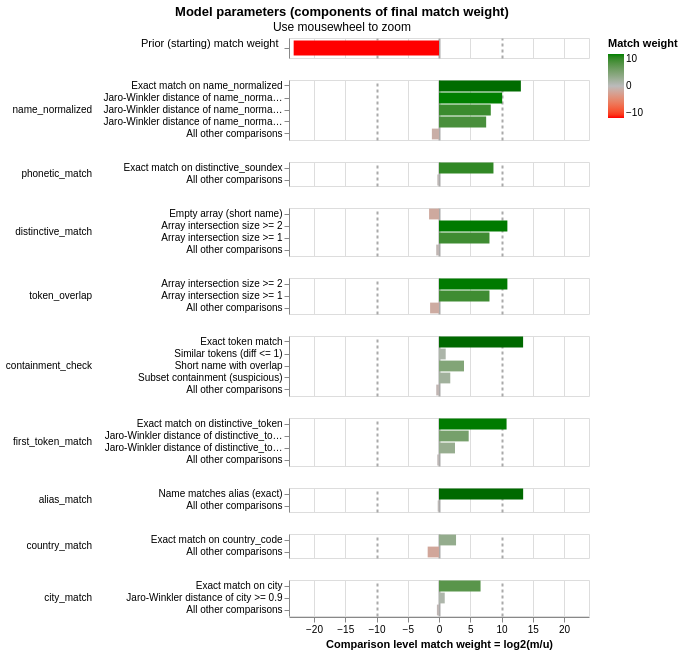

The notebook cell this image was saved under:
### Code cell
linker.visualisations.match_weights_chart()

### Figure 1 — Vega-Lite specification as saved in the notebook (floating-point values rounded to 4 significant figures)
{"config": {"view": {"continuousWidth": 300, "continuousHeight": 300, "discreteHeight": 60, "discreteWidth": 400}, "header": {"title": null}, "mark": {"tooltip": null}, "title": {"anchor": "middle"}}, "vconcat": [{"mark": {"type": "bar", "clip": true, "height": 15}, "encoding": {"color": {"field": "log2_bayes_factor", "scale": {"domain": [-10, 0, 10], "interpolate": "lab", "range": ["red", "#bbbbbb", "green"]}, "title": "Match weight", "type": "quantitative"}, "tooltip": [{"field": "comparison_name", "title": "Comparison name", "type": "nominal"}, {"field": "probability_two_random_records_match", "format": ".4f", "title": "Probability two random records match", "type": "nominal"}, {"field": "log2_bayes_factor", "format": ",.4f", "title": "Equivalent match weight", "type": "quantitative"}, {"field": "bayes_factor_description", "title": "Match weight description", "type": "nominal"}], "x": {"axis": {"domain": false, "gridColor": {"condition": {"test": "abs(datum.value / 10)  <= 1 & datum.value % 10 === 0", "value": "#aaa"}, "value": "#ddd"}, "gridDash": {"condition": {"test": "abs(datum.value / 10) == 1", "value": [3]}, "value": null}, "gridWidth": {"condition": {"test": "abs(datum.value / 10)  <= 1 & datum.value % 10 === 0", "value": 2}, "value": 1}, "labels": false, "ticks": false, "title": ""}, "field": "log2_bayes_factor", "scale": {"domain": [-24, 24]}, "type": "quantitative"}, "y": {"axis": {"title": "Prior (starting) match weight", "titleAlign": "right", "titleAngle": 0, "titleFontWeight": "normal"}, "field": "label_for_charts", "sort": {"field": "comparison_vector_value", "order": "descending"}, "type": "nominal"}}, "height": 20, "transform": [{"filter": "(datum.comparison_name == 'probability_two_random_records_match')"}]}, {"mark": {"type": "bar", "clip": true}, "encoding": {"color": {"field": "log2_bayes_factor", "scale": {"domain": [-10, 0, 10], "interpolate": "lab", "range": ["red", "#bbbbbb", "green"]}, "title": "Match weight", "type": "quantitative"}, "row": {"field": "comparison_name", "header": {"labelAlign": "left", "labelAnchor": "middle", "labelAngle": 0}, "sort": {"field": "comparison_sort_order"}, "type": "nominal"}, "tooltip": [{"field": "comparison_name", "title": "Comparison name", "type": "nominal"}, {"field": "label_for_charts", "title": "Label", "type": "ordinal"}, {"field": "sql_condition", "title": "SQL condition", "type": "nominal"}, {"field": "m_probability", "format": ".10~g", "title": "M probability", "type": "quantitative"}, {"field": "u_probability", "format": ".10~g", "title": "U probability", "type": "quantitative"}, {"field": "bayes_factor", "format": ",.6f", "title": "Bayes factor = m/u", "type": "quantitative"}, {"field": "log2_bayes_factor", "format": ".4~g", "title": "Match weight = log2(m/u)", "type": "quantitative"}, {"field": "bayes_factor_description", "title": "Match weight description", "type": "nominal"}, {"field": "m_probability_description", "title": "m probability description", "type": "nominal"}, {"field": "u_probability_description", "title": "u probability description", "type": "nominal"}], "x": {"axis": {"gridColor": {"condition": {"test": "abs(datum.value / 10)  <= 1 & datum.value % 10 === 0", "value": "#aaa"}, "value": "#ddd"}, "gridDash": {"condition": {"test": "abs(datum.value / 10) == 1", "value": [3]}, "value": null}, "gridWidth": {"condition": {"test": "abs(datum.value / 10)  <= 1 & datum.value % 10 === 0", "value": 2}, "value": 1}, "title": "Comparison level match weight = log2(m/u)"}, "field": "log2_bayes_factor", "scale": {"domain": [-24, 24]}, "type": "quantitative"}, "y": {"axis": {"title": null}, "field": "label_for_charts", "sort": {"field": "comparison_vector_value", "order": "descending"}, "type": "nominal"}}, "height": {"step": 12}, "resolve": {"axis": {"y": "independent"}, "scale": {"y": "independent"}}, "transform": [{"filter": "(datum.comparison_name != 'probability_two_random_records_match')"}]}], "data": {"name": "data-c93ca8c2e882c36e74a32b14f4276cd7"}, "params": [{"name": "mouse_zoom", "select": {"type": "interval", "encodings": ["x"]}, "bind": "scales", "views": []}], "resolve": {"axis": {"y": "independent"}, "scale": {"y": "independent"}}, "title": {"text": "Model parameters (components of final match weight)", "subtitle": "Use mousewheel to zoom"}, "$schema": "https://vega.github.io/schema/vega-lite/v5.9.3.json", "datasets": {"data-c93ca8c2e882c36e74a32b14f4276cd7": [{"comparison_name": "probability_two_random_records_match", "sql_condition": null, "label_for_charts": "", "m_probability": null, "u_probability": null, "m_probability_description": null, "u_probability_description": null, "has_tf_adjustments": false, "tf_adjustment_column": null, "tf_adjustment_weight": null, "is_null_level": false, "bayes_factor": 1e-07, "log2_bayes_factor": -23.25, "comparison_vector_value": 0, "max_comparison_vector_value": 0, "bayes_factor_description": "The probability that two random records drawn at random match is 0.000 or one in  10,000,000.0 records.This is equivalent to a starting match weight of -23.253.", "probability_two_random_records_match": 1e-07, "comparison_sort_order": -1}, {"comparison_name": "name_normalized", "sql_condition": "\"name_normalized_l\" = \"name_normalized_r\"", "label_for_charts": "Exact match on name_normalized", "m_probability": 0.0991, "u_probability": 1.13e-05, "m_probability_description": "Amongst matching record comparisons, 9.91% of records (i.e. one in 10.09) are in the exact match on name_normalized comparison level", "u_probability_description": "Amongst non-matching record comparisons, 0.00113% of records (i.e. one in 88,528) are in the exact match on name_normalized comparison level", "has_tf_adjustments": true, "tf_adjustment_column": "name_normalized", "tf_adjustment_weight": 1.0, "is_null_level": false, "bayes_factor": 8773.0, "log2_bayes_factor": 13.1, "comparison_vector_value": 4, "max_comparison_vector_value": 4, "bayes_factor_description": "If comparison level is `exact match on name_normalized` then comparison is 8,773 times more likely to be a match", "probability_two_random_records_match": 1e-07, "comparison_sort_order": 0}, {"comparison_name": "name_normalized", "sql_condition": "jaro_winkler_similarity(\"name_normalized_l\", \"name_normalized_r\") >= 0.95", "label_for_charts": "Jaro-Winkler distance of name_normalized >= 0.95", "m_probability": 0.002004, "u_probability": 1.815e-06, "m_probability_description": "Amongst matching record comparisons, 0.2004% of records (i.e. one in 499) are in the jaro-winkler distance of name_normalized >= 0.95 comparison level", "u_probability_description": "Amongst non-matching record comparisons, 0.0001815% of records (i.e. one in 550,840) are in the jaro-winkler distance of name_normalized >= 0.95 comparison level", "has_tf_adjustments": false, "tf_adjustment_column": null, "tf_adjustment_weight": 1.0, "is_null_level": false, "bayes_factor": 1104.0, "log2_bayes_factor": 10.11, "comparison_vector_value": 3, "max_comparison_vector_value": 4, "bayes_factor_description": "If comparison level is `jaro-winkler distance of name_normalized >= 0.95` then comparison is 1,104 times more likely to be a match", "probability_two_random_records_match": 1e-07, "comparison_sort_order": 0}, {"comparison_name": "name_normalized", "sql_condition": "jaro_winkler_similarity(\"name_normalized_l\", \"name_normalized_r\") >= 0.88", "label_for_charts": "Jaro-Winkler distance of name_normalized >= 0.88", "m_probability": 0.04828, "u_probability": 0.0001545, "m_probability_description": "Amongst matching record comparisons, 4.828% of records (i.e. one in 20.71) are in the jaro-winkler distance of name_normalized >= 0.88 comparison level", "u_probability_description": "Amongst non-matching record comparisons, 0.01545% of records (i.e. one in 6,472) are in the jaro-winkler distance of name_normalized >= 0.88 comparison level", "has_tf_adjustments": false, "tf_adjustment_column": null, "tf_adjustment_weight": 1.0, "is_null_level": false, "bayes_factor": 312.4, "log2_bayes_factor": 8.287, "comparison_vector_value": 2, "max_comparison_vector_value": 4, "bayes_factor_description": "If comparison level is `jaro-winkler distance of name_normalized >= 0.88` then comparison is 312 times more likely to be a match", "probability_two_random_records_match": 1e-07, "comparison_sort_order": 0}, {"comparison_name": "name_normalized", "sql_condition": "jaro_winkler_similarity(\"name_normalized_l\", \"name_normalized_r\") >= 0.8", "label_for_charts": "Jaro-Winkler distance of name_normalized >= 0.8", "m_probability": 0.2928, "u_probability": 0.001567, "m_probability_description": "Amongst matching record comparisons, 29.28% of records (i.e. one in 3.416) are in the jaro-winkler distance of name_normalized >= 0.8 comparison level", "u_probability_description": "Amongst non-matching record comparisons, 0.1567% of records (i.e. one in 638) are in the jaro-winkler distance of name_normalized >= 0.8 comparison level", "has_tf_adjustments": false, "tf_adjustment_column": null, "tf_adjustment_weight": 1.0, "is_null_level": false, "bayes_factor": 186.8, "log2_bayes_factor": 7.545, "comparison_vector_value": 1, "max_comparison_vector_value": 4, "bayes_factor_description": "If comparison level is `jaro-winkler distance of name_normalized >= 0.8` then comparison is 187 times more likely to be a match", "probability_two_random_records_match": 1e-07, "comparison_sort_order": 0}, {"comparison_name": "name_normalized", "sql_condition": "ELSE", "label_for_charts": "All other comparisons", "m_probability": 0.4527, "u_probability": 0.9983, "m_probability_description": "Amongst matching record comparisons, 45.27% of records (i.e. one in 2.209) are in the all other comparisons comparison level", "u_probability_description": "Amongst non-matching record comparisons, 99.83% of records (i.e. one in 1.002) are in the all other comparisons comparison level", "has_tf_adjustments": false, "tf_adjustment_column": null, "tf_adjustment_weight": 1.0, "is_null_level": false, "bayes_factor": 0.4535, "log2_bayes_factor": -1.141, "comparison_vector_value": 0, "max_comparison_vector_value": 4, "bayes_factor_description": "If comparison level is `all other comparisons` then comparison is 2.205 times less likely to be a match", "probability_two_random_records_match": 1e-07, "comparison_sort_order": 0}, {"comparison_name": "phonetic_match", "sql_condition": "\"distinctive_soundex_l\" = \"distinctive_soundex_r\"", "label_for_charts": "Exact match on distinctive_soundex", "m_probability": 0.4196, "u_probability": 0.000999, "m_probability_description": "Amongst matching record comparisons, 41.96% of records (i.e. one in 2.383) are in the exact match on distinctive_soundex comparison level", "u_probability_description": "Amongst non-matching record comparisons, 0.0999% of records (i.e. one in 1,001) are in the exact match on distinctive_soundex comparison level", "has_tf_adjustments": false, "tf_adjustment_column": null, "tf_adjustment_weight": 1.0, "is_null_level": false, "bayes_factor": 420.0, "log2_bayes_factor": 8.714, "comparison_vector_value": 1, "max_comparison_vector_value": 1, "bayes_factor_description": "If comparison level is `exact match on distinctive_soundex` then comparison is 420 times more likely to be a match", "probability_two_random_records_match": 1e-07, "comparison_sort_order": 1}, {"comparison_name": "phonetic_match", "sql_condition": "ELSE", "label_for_charts": "All other comparisons", "m_probability": 0.8297, "u_probability": 0.999, "m_probability_description": "Amongst matching record comparisons, 82.97% of records (i.e. one in 1.205) are in the all other comparisons comparison level", "u_probability_description": "Amongst non-matching record comparisons, 99.9% of records (i.e. one in 1.001) are in the all other comparisons comparison level", "has_tf_adjustments": false, "tf_adjustment_column": null, "tf_adjustment_weight": 1.0, "is_null_level": false, "bayes_factor": 0.8306, "log2_bayes_factor": -0.2678, "comparison_vector_value": 0, "max_comparison_vector_value": 1, "bayes_factor_description": "If comparison level is `all other comparisons` then comparison is 1.204 times less likely to be a match", "probability_two_random_records_match": 1e-07, "comparison_sort_order": 1}, {"comparison_name": "distinctive_match", "sql_condition": "array_length(distinctive_tokens_l, 1) = 0 OR array_length(distinctive_tokens_r, 1) = 0", "label_for_charts": "Empty array (short name)", "m_probability": 0.0002136, "u_probability": 0.0006414, "m_probability_description": "Amongst matching record comparisons, 0.02136% of records (i.e. one in 4,682) are in the empty array (short name) comparison level", "u_probability_description": "Amongst non-matching record comparisons, 0.06414% of records (i.e. one in 1,559) are in the empty array (short name) comparison level", "has_tf_adjustments": false, "tf_adjustment_column": null, "tf_adjustment_weight": 1.0, "is_null_level": false, "bayes_factor": 0.333, "log2_bayes_factor": -1.587, "comparison_vector_value": 3, "max_comparison_vector_value": 3, "bayes_factor_description": "If comparison level is `empty array (short name)` then comparison is 3.003 times less likely to be a match", "probability_two_random_records_match": 1e-07, "comparison_sort_order": 2}, {"comparison_name": "distinctive_match", "sql_condition": "array_length(list_intersect(\"distinctive_tokens_l\", \"distinctive_tokens_r\")) >= 2", "label_for_charts": "Array intersection size >= 2", "m_probability": 0.09426, "u_probability": 4.798e-05, "m_probability_description": "Amongst matching record comparisons, 9.426% of records (i.e. one in 10.61) are in the array intersection size >= 2 comparison level", "u_probability_description": "Amongst non-matching record comparisons, 0.004798% of records (i.e. one in 20,843) are in the array intersection size >= 2 comparison level", "has_tf_adjustments": false, "tf_adjustment_column": null, "tf_adjustment_weight": 1.0, "is_null_level": false, "bayes_factor": 1965.0, "log2_bayes_factor": 10.94, "comparison_vector_value": 2, "max_comparison_vector_value": 3, "bayes_factor_description": "If comparison level is `array intersection size >= 2` then comparison is 1,965 times more likely to be a match", "probability_two_random_records_match": 1e-07, "comparison_sort_order": 2}, {"comparison_name": "distinctive_match", "sql_condition": "array_length(list_intersect(\"distinctive_tokens_l\", \"distinctive_tokens_r\")) >= 1", "label_for_charts": "Array intersection size >= 1", "m_probability": 0.5555, "u_probability": 0.002058, "m_probability_description": "Amongst matching record comparisons, 55.55% of records (i.e. one in 1.8) are in the array intersection size >= 1 comparison level", "u_probability_description": "Amongst non-matching record comparisons, 0.2058% of records (i.e. one in 486) are in the array intersection size >= 1 comparison level", "has_tf_adjustments": false, "tf_adjustment_column": null, "tf_adjustment_weight": 1.0, "is_null_level": false, "bayes_factor": 269.9, "log2_bayes_factor": 8.076, "comparison_vector_value": 1, "max_comparison_vector_value": 3, "bayes_factor_description": "If comparison level is `array intersection size >= 1` then comparison is 270 times more likely to be a match", "probability_two_random_records_match": 1e-07, "comparison_sort_order": 2}, {"comparison_name": "distinctive_match", "sql_condition": "ELSE", "label_for_charts": "All other comparisons", "m_probability": 0.7325, "u_probability": 0.9973, "m_probability_description": "Amongst matching record comparisons, 73.25% of records (i.e. one in 1.365) are in the all other comparisons comparison level", "u_probability_description": "Amongst non-matching record comparisons, 99.73% of records (i.e. one in 1.003) are in the all other comparisons comparison level", "has_tf_adjustments": false, "tf_adjustment_column": null, "tf_adjustment_weight": 1.0, "is_null_level": false, "bayes_factor": 0.7345, "log2_bayes_factor": -0.4451, "comparison_vector_value": 0, "max_comparison_vector_value": 3, "bayes_factor_description": "If comparison level is `all other comparisons` then comparison is 1.361 times less likely to be a match", "probability_two_random_records_match": 1e-07, "comparison_sort_order": 2}, {"comparison_name": "token_overlap", "sql_condition": "array_length(list_intersect(\"distinctive_tokens_l\", \"distinctive_tokens_r\")) >= 2", "label_for_charts": "Array intersection size >= 2", "m_probability": 0.09426, "u_probability": 4.798e-05, "m_probability_description": "Amongst matching record comparisons, 9.426% of records (i.e. one in 10.61) are in the array intersection size >= 2 comparison level", "u_probability_description": "Amongst non-matching record comparisons, 0.004798% of records (i.e. one in 20,843) are in the array intersection size >= 2 comparison level", "has_tf_adjustments": false, "tf_adjustment_column": null, "tf_adjustment_weight": 1.0, "is_null_level": false, "bayes_factor": 1965.0, "log2_bayes_factor": 10.94, "comparison_vector_value": 2, "max_comparison_vector_value": 2, "bayes_factor_description": "If comparison level is `array intersection size >= 2` then comparison is 1,965 times more likely to be a match", "probability_two_random_records_match": 1e-07, "comparison_sort_order": 3}, {"comparison_name": "token_overlap", "sql_condition": "array_length(list_intersect(\"distinctive_tokens_l\", \"distinctive_tokens_r\")) >= 1", "label_for_charts": "Array intersection size >= 1", "m_probability": 0.5555, "u_probability": 0.002058, "m_probability_description": "Amongst matching record comparisons, 55.55% of records (i.e. one in 1.8) are in the array intersection size >= 1 comparison level", "u_probability_description": "Amongst non-matching record comparisons, 0.2058% of records (i.e. one in 486) are in the array intersection size >= 1 comparison level", "has_tf_adjustments": false, "tf_adjustment_column": null, "tf_adjustment_weight": 1.0, "is_null_level": false, "bayes_factor": 269.9, "log2_bayes_factor": 8.076, "comparison_vector_value": 1, "max_comparison_vector_value": 2, "bayes_factor_description": "If comparison level is `array intersection size >= 1` then comparison is 270 times more likely to be a match", "probability_two_random_records_match": 1e-07, "comparison_sort_order": 3}, {"comparison_name": "token_overlap", "sql_condition": "ELSE", "label_for_charts": "All other comparisons", "m_probability": 0.3718, "u_probability": 0.9979, "m_probability_description": "Amongst matching record comparisons, 37.18% of records (i.e. one in 2.689) are in the all other comparisons comparison level", "u_probability_description": "Amongst non-matching record comparisons, 99.79% of records (i.e. one in 1.002) are in the all other comparisons comparison level", "has_tf_adjustments": false, "tf_adjustment_column": null, "tf_adjustment_weight": 1.0, "is_null_level": false, "bayes_factor": 0.3726, "log2_bayes_factor": -1.424, "comparison_vector_value": 0, "max_comparison_vector_value": 2, "bayes_factor_description": "If comparison level is `all other comparisons` then comparison is 2.684 times less likely to be a match", "probability_two_random_records_match": 1e-07, "comparison_sort_order": 3}, {"comparison_name": "containment_check", "sql_condition": "list_sort(name_tokens_l) = list_sort(name_tokens_r)", "label_for_charts": "Exact token match", "m_probability": 0.1292, "u_probability": 1.149e-05, "m_probability_description": "Amongst matching record comparisons, 12.92% of records (i.e. one in 7.743) are in the exact token match comparison level", "u_probability_description": "Amongst non-matching record comparisons, 0.001149% of records (i.e. one in 87,030) are in the exact token match comparison level", "has_tf_adjustments": false, "tf_adjustment_column": null, "tf_adjustment_weight": 1.0, "is_null_level": false, "bayes_factor": 11240.0, "log2_bayes_factor": 13.46, "comparison_vector_value": 4, "max_comparison_vector_value": 4, "bayes_factor_description": "If comparison level is `exact token match` then comparison is 11,240 times more likely to be a match", "probability_two_random_records_match": 1e-07, "comparison_sort_order": 4}, {"comparison_name": "containment_check", "sql_condition": "\n                ABS(len(name_tokens_l) - len(name_tokens_r)) <= 1\n                AND len(list_intersect(name_tokens_l, name_tokens_r)) >= \n                    GREATEST(len(name_tokens_l), len(name_tokens_r)) - 1\n            ", "label_for_charts": "Similar tokens (diff <= 1)", "m_probability": 0.05095, "u_probability": 0.02425, "m_probability_description": "Amongst matching record comparisons, 5.095% of records (i.e. one in 19.63) are in the similar tokens (diff <= 1) comparison level", "u_probability_description": "Amongst non-matching record comparisons, 2.425% of records (i.e. one in 41.25) are in the similar tokens (diff <= 1) comparison level", "has_tf_adjustments": false, "tf_adjustment_column": null, "tf_adjustment_weight": 1.0, "is_null_level": false, "bayes_factor": 2.102, "log2_bayes_factor": 1.071, "comparison_vector_value": 3, "max_comparison_vector_value": 4, "bayes_factor_description": "If comparison level is `similar tokens (diff <= 1)` then comparison is 2.102 times more likely to be a match", "probability_two_random_records_match": 1e-07, "comparison_sort_order": 4}, {"comparison_name": "containment_check", "sql_condition": "\n                (len(name_tokens_l) <= 2 OR len(name_tokens_r) <= 2)\n                AND len(list_intersect(name_tokens_l, name_tokens_r)) >= 1\n            ", "label_for_charts": "Short name with overlap", "m_probability": 0.1147, "u_probability": 0.007187, "m_probability_description": "Amongst matching record comparisons, 11.47% of records (i.e. one in 8.719) are in the short name with overlap comparison level", "u_probability_description": "Amongst non-matching record comparisons, 0.7187% of records (i.e. one in 139) are in the short name with overlap comparison level", "has_tf_adjustments": false, "tf_adjustment_column": null, "tf_adjustment_weight": 1.0, "is_null_level": false, "bayes_factor": 15.96, "log2_bayes_factor": 3.996, "comparison_vector_value": 2, "max_comparison_vector_value": 4, "bayes_factor_description": "If comparison level is `short name with overlap` then comparison is 15.96 times more likely to be a match", "probability_two_random_records_match": 1e-07, "comparison_sort_order": 4}, {"comparison_name": "containment_check", "sql_condition": "\n                (list_sort(list_intersect(name_tokens_l, name_tokens_r)) = list_sort(name_tokens_l)\n                 AND len(name_tokens_l) < len(name_tokens_r))\n                OR\n                (list_sort(list_intersect(name_tokens_l, name_tokens_r)) = list_sort(name_tokens_r)\n                 AND len(name_tokens_r) < len(name_tokens_l))\n            ", "label_for_charts": "Subset containment (suspicious)", "m_probability": 0.001911, "u_probability": 0.0005474, "m_probability_description": "Amongst matching record comparisons, 0.1911% of records (i.e. one in 523) are in the subset containment (suspicious) comparison level", "u_probability_description": "Amongst non-matching record comparisons, 0.05474% of records (i.e. one in 1,827) are in the subset containment (suspicious) comparison level", "has_tf_adjustments": false, "tf_adjustment_column": null, "tf_adjustment_weight": 1.0, "is_null_level": false, "bayes_factor": 3.491, "log2_bayes_factor": 1.804, "comparison_vector_value": 1, "max_comparison_vector_value": 4, "bayes_factor_description": "If comparison level is `subset containment (suspicious)` then comparison is 3.491 times more likely to be a match", "probability_two_random_records_match": 1e-07, "comparison_sort_order": 4}, {"comparison_name": "containment_check", "sql_condition": "ELSE", "label_for_charts": "All other comparisons", "m_probability": 0.713, "u_probability": 0.968, "m_probability_description": "Amongst matching record comparisons, 71.3% of records (i.e. one in 1.403) are in the all other comparisons comparison level", "u_probability_description": "Amongst non-matching record comparisons, 96.8% of records (i.e. one in 1.033) are in the all other comparisons comparison level", "has_tf_adjustments": false, "tf_adjustment_column": null, "tf_adjustment_weight": 1.0, "is_null_level": false, "bayes_factor": 0.7365, "log2_bayes_factor": -0.4412, "comparison_vector_value": 0, "max_comparison_vector_value": 4, "bayes_factor_description": "If comparison level is `all other comparisons` then comparison is 1.358 times less likely to be a match", "probability_two_random_records_match": 1e-07, "comparison_sort_order": 4}, {"comparison_name": "first_token_match", "sql_condition": "\"distinctive_token_l\" = \"distinctive_token_r\"", "label_for_charts": "Exact match on distinctive_token", "m_probability": 0.2862, "u_probability": 0.0001593, "m_probability_description": "Amongst matching record comparisons, 28.62% of records (i.e. one in 3.494) are in the exact match on distinctive_token comparison level", "u_probability_description": "Amongst non-matching record comparisons, 0.01593% of records (i.e. one in 6,279) are in the exact match on distinctive_token comparison level", "has_tf_adjustments": false, "tf_adjustment_column": null, "tf_adjustment_weight": 1.0, "is_null_level": false, "bayes_factor": 1797.0, "log2_bayes_factor": 10.81, "comparison_vector_value": 3, "max_comparison_vector_value": 3, "bayes_factor_description": "If comparison level is `exact match on distinctive_token` then comparison is 1,797 times more likely to be a match", "probability_two_random_records_match": 1e-07, "comparison_sort_order": 5}, {"comparison_name": "first_token_match", "sql_condition": "jaro_winkler_similarity(\"distinctive_token_l\", \"distinctive_token_r\") >= 0.9", "label_for_charts": "Jaro-Winkler distance of distinctive_token >= 0.9", "m_probability": 0.005506, "u_probability": 0.0002044, "m_probability_description": "Amongst matching record comparisons, 0.5506% of records (i.e. one in 182) are in the jaro-winkler distance of distinctive_token >= 0.9 comparison level", "u_probability_description": "Amongst non-matching record comparisons, 0.02044% of records (i.e. one in 4,892) are in the jaro-winkler distance of distinctive_token >= 0.9 comparison level", "has_tf_adjustments": false, "tf_adjustment_column": null, "tf_adjustment_weight": 1.0, "is_null_level": false, "bayes_factor": 26.93, "log2_bayes_factor": 4.751, "comparison_vector_value": 2, "max_comparison_vector_value": 3, "bayes_factor_description": "If comparison level is `jaro-winkler distance of distinctive_token >= 0.9` then comparison is 26.93 times more likely to be a match", "probability_two_random_records_match": 1e-07, "comparison_sort_order": 5}, {"comparison_name": "first_token_match", "sql_condition": "jaro_winkler_similarity(\"distinctive_token_l\", \"distinctive_token_r\") >= 0.8", "label_for_charts": "Jaro-Winkler distance of distinctive_token >= 0.8", "m_probability": 0.008373, "u_probability": 0.001423, "m_probability_description": "Amongst matching record comparisons, 0.8373% of records (i.e. one in 119) are in the jaro-winkler distance of distinctive_token >= 0.8 comparison level", "u_probability_description": "Amongst non-matching record comparisons, 0.1423% of records (i.e. one in 703) are in the jaro-winkler distance of distinctive_token >= 0.8 comparison level", "has_tf_adjustments": false, "tf_adjustment_column": null, "tf_adjustment_weight": 1.0, "is_null_level": false, "bayes_factor": 5.884, "log2_bayes_factor": 2.557, "comparison_vector_value": 1, "max_comparison_vector_value": 3, "bayes_factor_description": "If comparison level is `jaro-winkler distance of distinctive_token >= 0.8` then comparison is 5.884 times more likely to be a match", "probability_two_random_records_match": 1e-07, "comparison_sort_order": 5}, {"comparison_name": "first_token_match", "sql_condition": "ELSE", "label_for_charts": "All other comparisons", "m_probability": 0.8254, "u_probability": 0.9982, "m_probability_description": "Amongst matching record comparisons, 82.54% of records (i.e. one in 1.211) are in the all other comparisons comparison level", "u_probability_description": "Amongst non-matching record comparisons, 99.82% of records (i.e. one in 1.002) are in the all other comparisons comparison level", "has_tf_adjustments": false, "tf_adjustment_column": null, "tf_adjustment_weight": 1.0, "is_null_level": false, "bayes_factor": 0.8269, "log2_bayes_factor": -0.2742, "comparison_vector_value": 0, "max_comparison_vector_value": 3, "bayes_factor_description": "If comparison level is `all other comparisons` then comparison is 1.209 times less likely to be a match", "probability_two_random_records_match": 1e-07, "comparison_sort_order": 5}, {"comparison_name": "alias_match", "sql_condition": "\n                list_contains(list_transform(all_names_r, x -> LOWER(x)), LOWER(name_l)) OR \n                list_contains(list_transform(all_names_l, x -> LOWER(x)), LOWER(name_r))\n            ", "label_for_charts": "Name matches alias (exact)", "m_probability": 0.1344, "u_probability": 1.189e-05, "m_probability_description": "Amongst matching record comparisons, 13.44% of records (i.e. one in 7.438) are in the name matches alias (exact) comparison level", "u_probability_description": "Amongst non-matching record comparisons, 0.001189% of records (i.e. one in 84,080) are in the name matches alias (exact) comparison level", "has_tf_adjustments": false, "tf_adjustment_column": null, "tf_adjustment_weight": 1.0, "is_null_level": false, "bayes_factor": 11300.0, "log2_bayes_factor": 13.46, "comparison_vector_value": 1, "max_comparison_vector_value": 1, "bayes_factor_description": "If comparison level is `name matches alias (exact)` then comparison is 11,304 times more likely to be a match", "probability_two_random_records_match": 1e-07, "comparison_sort_order": 6}, {"comparison_name": "alias_match", "sql_condition": "ELSE", "label_for_charts": "All other comparisons", "m_probability": 0.8656, "u_probability": 1.0, "m_probability_description": "Amongst matching record comparisons, 86.56% of records (i.e. one in 1.155) are in the all other comparisons comparison level", "u_probability_description": "Amongst non-matching record comparisons, 100% of records (i.e. one in 1) are in the all other comparisons comparison level", "has_tf_adjustments": false, "tf_adjustment_column": null, "tf_adjustment_weight": 1.0, "is_null_level": false, "bayes_factor": 0.8656, "log2_bayes_factor": -0.2083, "comparison_vector_value": 0, "max_comparison_vector_value": 1, "bayes_factor_description": "If comparison level is `all other comparisons` then comparison is 1.155 times less likely to be a match", "probability_two_random_records_match": 1e-07, "comparison_sort_order": 6}, {"comparison_name": "country_match", "sql_condition": "\"country_code_l\" = \"country_code_r\"", "label_for_charts": "Exact match on country_code", "m_probability": 0.7474, "u_probability": 0.1129, "m_probability_description": "Amongst matching record comparisons, 74.74% of records (i.e. one in 1.338) are in the exact match on country_code comparison level", "u_probability_description": "Amongst non-matching record comparisons, 11.29% of records (i.e. one in 8.854) are in the exact match on country_code comparison level", "has_tf_adjustments": false, "tf_adjustment_column": null, "tf_adjustment_weight": 1.0, "is_null_level": false, "bayes_factor": 6.617, "log2_bayes_factor": 2.726, "comparison_vector_value": 1, "max_comparison_vector_value": 1, "bayes_factor_description": "If comparison level is `exact match on country_code` then comparison is 6.617 times more likely to be a match", "probability_two_random_records_match": 1e-07, "comparison_sort_order": 7}, {"comparison_name": "country_match", "sql_condition": "ELSE", "label_for_charts": "All other comparisons", "m_probability": 0.2526, "u_probability": 0.8871, "m_probability_description": "Amongst matching record comparisons, 25.26% of records (i.e. one in 3.959) are in the all other comparisons comparison level", "u_probability_description": "Amongst non-matching record comparisons, 88.71% of records (i.e. one in 1.127) are in the all other comparisons comparison level", "has_tf_adjustments": false, "tf_adjustment_column": null, "tf_adjustment_weight": 1.0, "is_null_level": false, "bayes_factor": 0.2848, "log2_bayes_factor": -1.812, "comparison_vector_value": 0, "max_comparison_vector_value": 1, "bayes_factor_description": "If comparison level is `all other comparisons` then comparison is 3.512 times less likely to be a match", "probability_two_random_records_match": 1e-07, "comparison_sort_order": 7}, {"comparison_name": "city_match", "sql_condition": "\"city_l\" = \"city_r\"", "label_for_charts": "Exact match on city", "m_probability": 0.2079, "u_probability": 0.002071, "m_probability_description": "Amongst matching record comparisons, 20.79% of records (i.e. one in 4.809) are in the exact match on city comparison level", "u_probability_description": "Amongst non-matching record comparisons, 0.2071% of records (i.e. one in 483) are in the exact match on city comparison level", "has_tf_adjustments": false, "tf_adjustment_column": null, "tf_adjustment_weight": 1.0, "is_null_level": false, "bayes_factor": 100.4, "log2_bayes_factor": 6.65, "comparison_vector_value": 2, "max_comparison_vector_value": 2, "bayes_factor_description": "If comparison level is `exact match on city` then comparison is 100 times more likely to be a match", "probability_two_random_records_match": 1e-07, "comparison_sort_order": 8}, {"comparison_name": "city_match", "sql_condition": "jaro_winkler_similarity(\"city_l\", \"city_r\") >= 0.9", "label_for_charts": "Jaro-Winkler distance of city >= 0.9", "m_probability": 0.0001952, "u_probability": 0.0001033, "m_probability_description": "Amongst matching record comparisons, 0.01952% of records (i.e. one in 5,122) are in the jaro-winkler distance of city >= 0.9 comparison level", "u_probability_description": "Amongst non-matching record comparisons, 0.01033% of records (i.e. one in 9,679) are in the jaro-winkler distance of city >= 0.9 comparison level", "has_tf_adjustments": false, "tf_adjustment_column": null, "tf_adjustment_weight": 1.0, "is_null_level": false, "bayes_factor": 1.89, "log2_bayes_factor": 0.9181, "comparison_vector_value": 1, "max_comparison_vector_value": 2, "bayes_factor_description": "If comparison level is `jaro-winkler distance of city >= 0.9` then comparison is 1.89 times more likely to be a match", "probability_two_random_records_match": 1e-07, "comparison_sort_order": 8}, {"comparison_name": "city_match", "sql_condition": "ELSE", "label_for_charts": "All other comparisons", "m_probability": 0.7907, "u_probability": 0.9978, "m_probability_description": "Amongst matching record comparisons, 79.07% of records (i.e. one in 1.265) are in the all other comparisons comparison level", "u_probability_description": "Amongst non-matching record comparisons, 99.78% of records (i.e. one in 1.002) are in the all other comparisons comparison level", "has_tf_adjustments": false, "tf_adjustment_column": null, "tf_adjustment_weight": 1.0, "is_null_level": false, "bayes_factor": 0.7925, "log2_bayes_factor": -0.3356, "comparison_vector_value": 0, "max_comparison_vector_value": 2, "bayes_factor_description": "If comparison level is `all other comparisons` then comparison is 1.262 times less likely to be a match", "probability_two_random_records_match": 1e-07, "comparison_sort_order": 8}]}}
